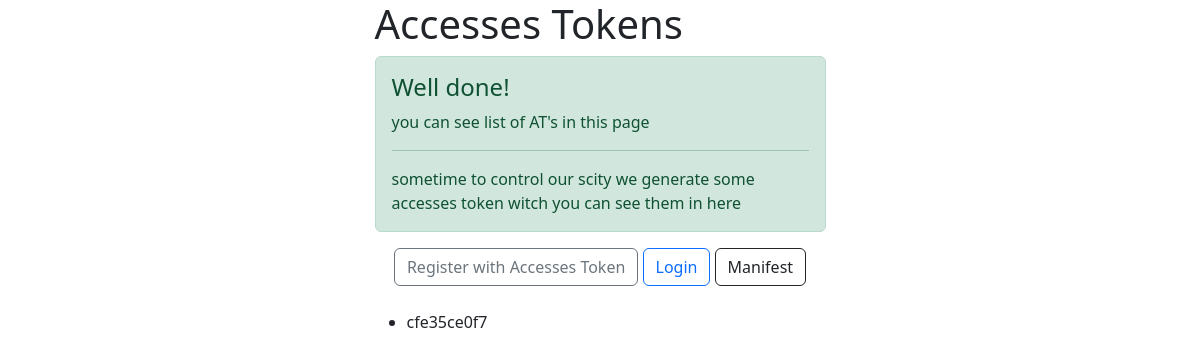
The page /at on the database as committed earlier.
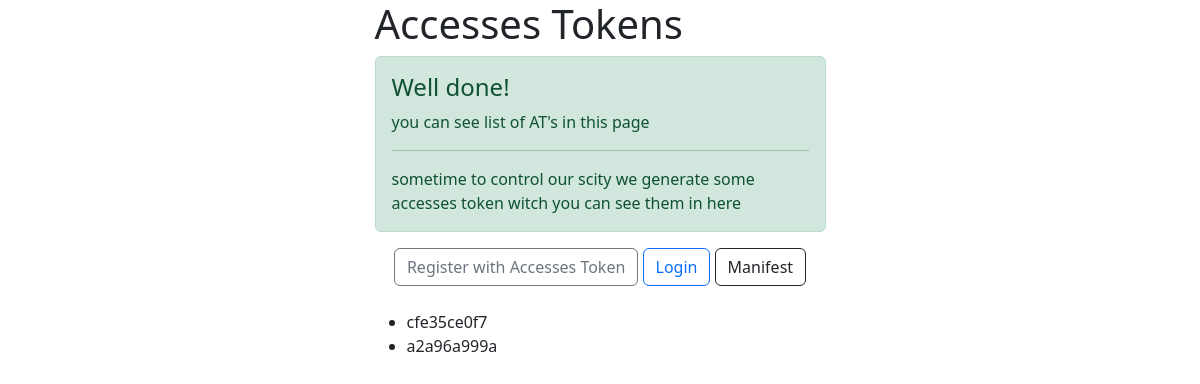
The same page on the database as committed later.
### access_token/models.py (models this page shows)
class AccessToken(models.Model):
    access_token = models.CharField(max_length=128, verbose_name="Access Token", null=False, blank=False)
    representative = models.ForeignKey(User, on_delete=models.CASCADE,
                                       help_text="That user whom created this after deposit confirm",
                                       related_name='representative_id')
    user = models.ForeignKey(User, on_delete=models.CASCADE, help_text="user registered with this token", null=True,
                             blank=True)
    is_used = models.BooleanField(default=False, help_text='a user registered with this token')
    by_superuser = models.BooleanField(default=False, verbose_name='Create by admin',
                                       help_text="Super user Created this Accesses token manually")
    date = models.DateTimeField(verbose_name="Date", auto_now_add=True, null=True)
    objects = AccessTokenManager()
    def __str__(self):
        return self.access_token

### access_token/views.py (the view)
# urls.py: path('at', at, name='at'),
def at(request):
    at_list = AccessToken.objects.filter(by_superuser=True, is_used=False)
    print(at_list)
    context = {
        'at_list': at_list,
    }
    return render(request, 'at/at.html', context)

### templates/at/at.html (shortened to what this page needs)
{% load static %}
<!DOCTYPE html>
<html lang="en">
<head>
    <link rel="stylesheet" href="{% static 'css/bootstrap.css' %}">
</head>
<body>
<div class="container">
    <div class="row justify-content-md-center">
        <div class="col col-lg-2"></div>
        <div class="col-md-5">
            <h1>Accesses Tokens</h1>
            <div class="alert alert-success" role="alert">
                <h4 class="alert-heading">Well done!</h4>
                <p>you can see list of AT's in this page</p>
                <hr>
                <p class="mb-0">sometime to control our scity we generate some accesses token
                    witch you can see them in here</p>
            </div>
            <div class="text-center">
                <a class="btn btn-outline-secondary" href="{% url 'users:signup' %}">Register with Accesses
                    Token</a>
                <a class="btn btn-outline-primary" href="{% url 'users:login' %}">Login</a>
                <a class="btn btn-outline-dark" href="{% url 'core:manifest' %}">Manifest</a>
            </div>
            <br>
            {% if at_list %}
                <ul>
                    {% for at in at_list %}
                        <li>{{ at.access_token }}</li>
                    {% endfor %}
                </ul>
            {% else %}
                <p>no token available</p>
            {% endif %}
        </div>
        <div class="col col-lg-2"></div>
    </div>
</div>
</body>
</html>

Rows that differ between the two databases and show on the page:
added AccessToken: access_token "a2a96a999a"
